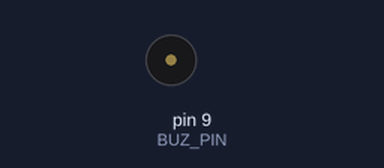
A sketch run on a simulated Arduino Uno, built with avr-gcc and run on an emulated ATmega328P. Parts: buzzer (waves = sounding).

Above: at 0.35 s.
At 3.6 s:
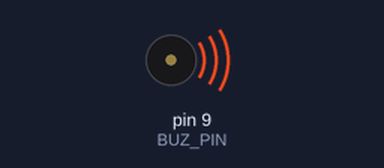
Timing chart, 0 to 5.2 s (numbered marks = the images above):
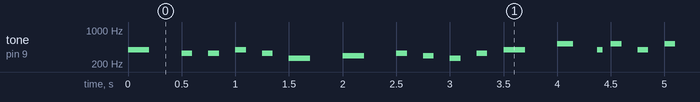

The sketch:

Passive_buzzer.ino
```cpp
#define BUZ_PIN 9 //부저 연결핀

#define DO 261
#define RE 293
#define MI 329
#define FA 349
#define SO 391
#define LA 440
#define TI 493
#define DO5 523

#define DELAY 125
#define DURATION
int music[] = {SO, MI, MI, SO, MI, DO, RE, MI, RE, DO, MI, SO,
              DO5, SO, DO5, SO, DO5, SO, MI, SO, RE, FA, MI, RE, DO};
int dur[]={ 4, 2, 2, 2, 2, 4, 4, 2, 2, 2, 2, 4,
            3, 1, 2, 2, 2, 2, 4, 4, 2, 2, 2, 2, 4};
void setup() {
  // put your setup code here, to run once:

}

void loop() {
  // put your main code here, to run repeatedly:
  music_play();
}

void music_play(){
  for(int i=0; i<sizeof(music)/sizeof(int); i++){
    tone(BUZ_PIN,music[i], 50*dur[i]);
    delay(DELAY*dur[i]);
  }
}
```

Measured:
- by itself, tone on pin 9 (BUZ_PIN): plays 391 Hz for 0.20 s, 329 Hz for 0.10 s, 329 Hz for 0.10 s, 391 Hz for 0.10 s, 329 Hz for 0.10 s, 261 Hz for 0.20 s … (406 notes in this stretch)
